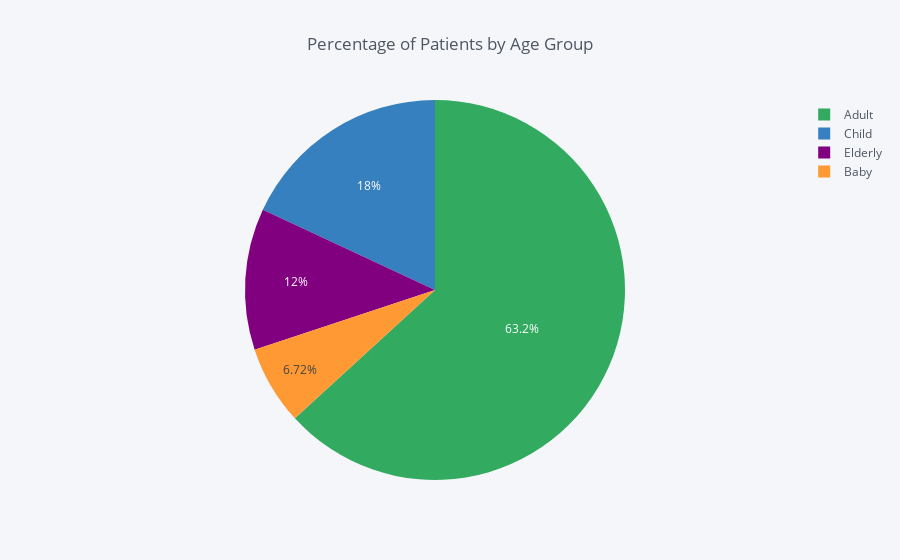

Source (notebook cell):
### Markdown cell above
### Research Question 2  (Does the age  affects  patients to attend their appointment?)

### Code cell
df.groupby('age_group', as_index=False)['patient_id'].count().iplot(
        kind='pie', labels='age_group', values='patient_id', title='Percentage of Patients by Age Group')

### Figure 1 — Plotly figure (JSON) as saved in the notebook; plotly's stock layout.template omitted (floating-point values rounded to 4 significant figures)
{"data": [{"labels": ["Baby", "Child", "Adult", "Elderly"], "marker": {"colors": ["rgba(255, 153, 51, 1.0)", "rgba(55, 128, 191, 1.0)", "rgba(50, 171, 96, 1.0)", "rgba(128, 0, 128, 1.0)"]}, "name": "", "type": "pie", "values": [7430, 19949, 69846, 13301]}], "layout": {"legend": {"bgcolor": "#F5F6F9", "font": {"color": "#4D5663"}}, "paper_bgcolor": "#F5F6F9", "plot_bgcolor": "#F5F6F9", "title": "Percentage of Patients by Age Group", "titlefont": {"color": "#4D5663"}}}
